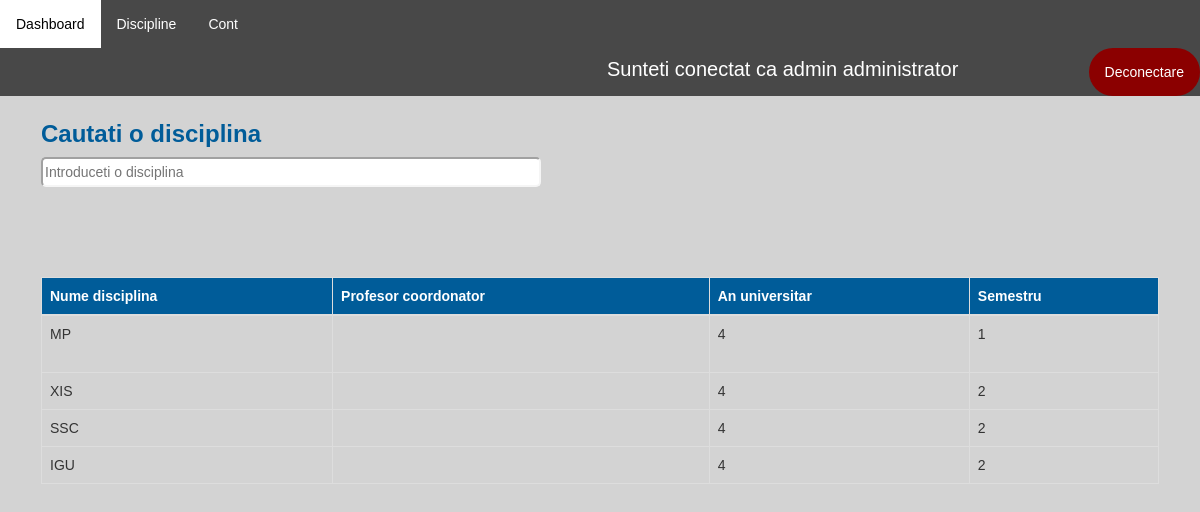
The app's page /vizualizare-discipline/ (signed in) with its own data.
### application/models.py (models this page shows)
class Disciplina(models.Model):
    id = models.AutoField(primary_key=True)
    nume = models.CharField(max_length=100, unique=True)
    profesori = models.ManyToManyField(Profesor)
    an_universitar = models.IntegerField(null=True)
    semestru = models.IntegerField(null=True)

### application/decorators.py (the view)
        def wrapper_func(request, *args, **kwargs):
            user_groups = list()
            for group in request.user.groups.all():
                user_groups.append(group.name)
            if allowed_roles[0] in user_groups:
                return view_func(request, *args, **kwargs)
            else:
                return redirect('dashboard')

### application/functions.py (called while the page is built)
def get_user_info(request):
    user = request.user
    user_groups = [group.name for group in user.groups.all()]
    if 'admin' in user_groups:
        user_type = 'admin'
    elif 'studenti' in user_groups:
        user_type = 'student'
    elif 'secretariat' in user_groups:
        user_type = 'secretar'
    else:
        user_type = 'profesor'
    out = {'user': user,
           'user_groups': user_groups,
           'user_type': user_type
           }
    return out

def create_context(request=None, extract_user_info=True):
    if extract_user_info and not request:
        raise ValueError("request must be set if extract_user_info is True")
    out = {}
    if extract_user_info:
        out.update(get_user_info(request))
    return out

### application/views.py (called while the page is built)
@allowed_users(allowed_roles=['admin'])
@login_required(login_url='login')
def vizualizareDiscipline(request):
    context = create_context(request)
    discipline = Disciplina.objects.all()
    for disciplina in discipline:
        print(disciplina.profesori.all())
    context['discipline'] = discipline
    return render(request, 'application/administrator/vizualizareDiscipline.html', context)

### application/templates/application/administrator/vizualizareDiscipline.html (shortened to what this page needs)
{% extends 'application/dashboard.html' %}
{% load static %}
{% block article %}
    <div class="content">
        <h3 style="color: #005c99"><b>Cautati o disciplina</b></h3>
        <input type="text" id="myInput" onkeyup="myFunction()"
            placeholder="Introduceti o disciplina" style="width: 500px; height: 30px; border-radius: 5px; border-color: whitesmoke">
    </div>
    <br>
    <div class="table-wrapper-scroll-y custom-scrollbar" style="margin-top: 70px">
            <table class="table table-bordered" id="myTable">
                <thead style="background-color: #005c99; color: white">
                <tr>
                    <th>Nume disciplina</th>
                    <th>Profesor coordonator</th>
                    <th>An universitar</th>
                    <th>Semestru</th>
                </tr>
                </thead>
                <tbody>
                {% for disciplina in discipline %}
                    <tr class="tr">
                        <td>{{ disciplina.nume }}</td>
                    <td>
                        {% for profesor in disciplina.profesori.all %}
                            {{ profesor.last_name }} {{ profesor.first_name }}<br>
                        {% endfor %}
                    </td>
                        <td>{{ disciplina.an_universitar }}</td>
                        <td>{{ disciplina.semestru }}</td>
                    </tr>
                {% endfor %}
                </tbody>
            </table>
        </div>
{% endblock %}

### application/templates/application/main_layout_application.html (shortened to what this page needs)
{% extends 'main_layout.html' %}
{% load static %}
{% block header %}
    <link rel="stylesheet" href="{% static 'application/css/main_layout_application.css' %}">
        <ul class="topnav">
            <li><a href="{% url 'dashboard' %}">Dashboard</a></li>
                {% block pages %}
                {% endblock %}
            <li><a href="{% url 'account' %}">Cont</a>
            <li style="padding: 7px; color: white; font-size: 20px; margin-left: 600px">Sunteti conectat ca {{ user_type }} {{ request.user.username }}</li>
            <li class="right"><a class="logout" href="{% url 'logout' %}">Deconectare</a></li>
        </ul>
{% endblock %}

### application/static/application/css/main_layout_application.css (style rules this page uses)
body { font-family: Arial, Helvetica, sans-serif; }
body { margin: 0; background-color: lightgray; font-family: Arial, Helvetica, sans-serif; }
ul.topnav { list-style-type: none; margin: 0; padding: 0; overflow: hidden; background-color: #484848; }
ul.topnav li { float: left; }
ul.topnav li a { display: block; color: white; text-align: center; padding: 14px 16px; text-decoration: none; }
ul.topnav li.right { background-color: darkred; float: right; border-radius: 50px; }

### records on screen
Disciplina: nume "MP", an_universitar "4", semestru "1"
Disciplina: nume "XIS", an_universitar "4", semestru "2"
Disciplina: nume "SSC", an_universitar "4", semestru "2"
Disciplina: nume "IGU", an_universitar "4", semestru "2"

### other values on screen
{{ user_type }} "admin"
{{ request.user.username }} "administrator"
